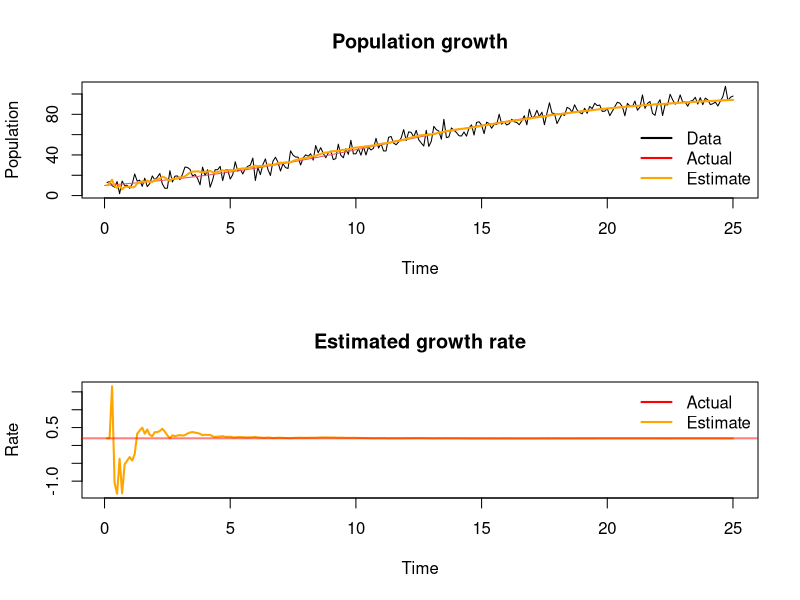

Generate this figure with R:
# Kalman Filer Example inspired by

# Logistic growth function
logistG <- function(r, p, k, t){
  k * p * exp(r*t) / (k + p * (exp(r*t) - 1))
}

k <- 100
p0 <- 0.1*k
r <- 0.2
deltaT <- 0.1

# Let's create some sample data:
set.seed(12345)

obsVariance <- 25
nObs = 250
nu <- rnorm(nObs, mean=0, sd=sqrt(obsVariance)) 
pop <- c(p0, logistG(r, p0, k, (1:(nObs-1))*deltaT)) + nu

Estimate <- data.frame(Rate=rep(NA, nObs),
                       Population=rep(NA,nObs))

# install.packages("numDeriv")
library(numDeriv)
a <- function(x, k, deltaT){
  c(r=x[1],
    logistG(r=x[1], p=x[2], k, deltaT))
}
G <- t(c(0, 1))

# Evolution error
Q <- diag(c(0, 0))
# Observation error
R <-  obsVariance
# Prior
x <- c(r, p0)
Sigma <-  diag(c(144, 25))

for(i in 1:nObs){
  # Observation
  xobs <- c(0, pop[i])
  y <- G %*% xobs
  # Filter  
  SigTermInv <- solve(G %*% Sigma %*% t(G) + R)
  xf <- x + Sigma %*% t(G) %*%  SigTermInv %*% (y - G %*% x)
  Sigma <- Sigma - Sigma %*% t(G) %*% SigTermInv %*% G %*% Sigma 
  
  A <- jacobian(a, x=x, k=k, deltaT=deltaT)   
  K <- A %*% Sigma %*% t(G) %*% solve(G %*% Sigma %*% t(G) + R)
  Estimate[i,] <- x
  
  # Predict
  x <- a(x=xf, k=k, deltaT=deltaT) + K %*% (y - G %*% xf)
  Sigma <- A %*% Sigma %*% t(A) - K %*% G %*% Sigma %*% t(A) + Q
}

# Plot output
op <- par(mfrow=c(2,1))
time <- c(1:nObs)*deltaT
plot(y=pop, x=time, t='l', main="Population growth", 
     xlab="Time", ylab="Population")
curve(logistG(r, p0, k, x),  from=0, to=max(time), col=2, add=TRUE, lwd=1)
lines(y=Estimate$Population, x=time, col="orange", lwd=2)
legend("bottomright", 
       legend=c("Data","Actual", "Estimate"), 
       bty="n",
       col=c("black", "red", "orange"),
       lty=1, lwd=2)
plot(y=Estimate$Rate, x=time, t='l', main="Estimated growth rate", 
     xlab="Time", ylab="Rate", col="orange", lwd=2)
abline(h=r, col=adjustcolor("red", alpha=0.5), lwd=2)
legend("topright", 
       legend=c("Actual", "Estimate"), 
       bty="n",
       col=c("red", "orange"),
       lty=1, lwd=2)
par(op)